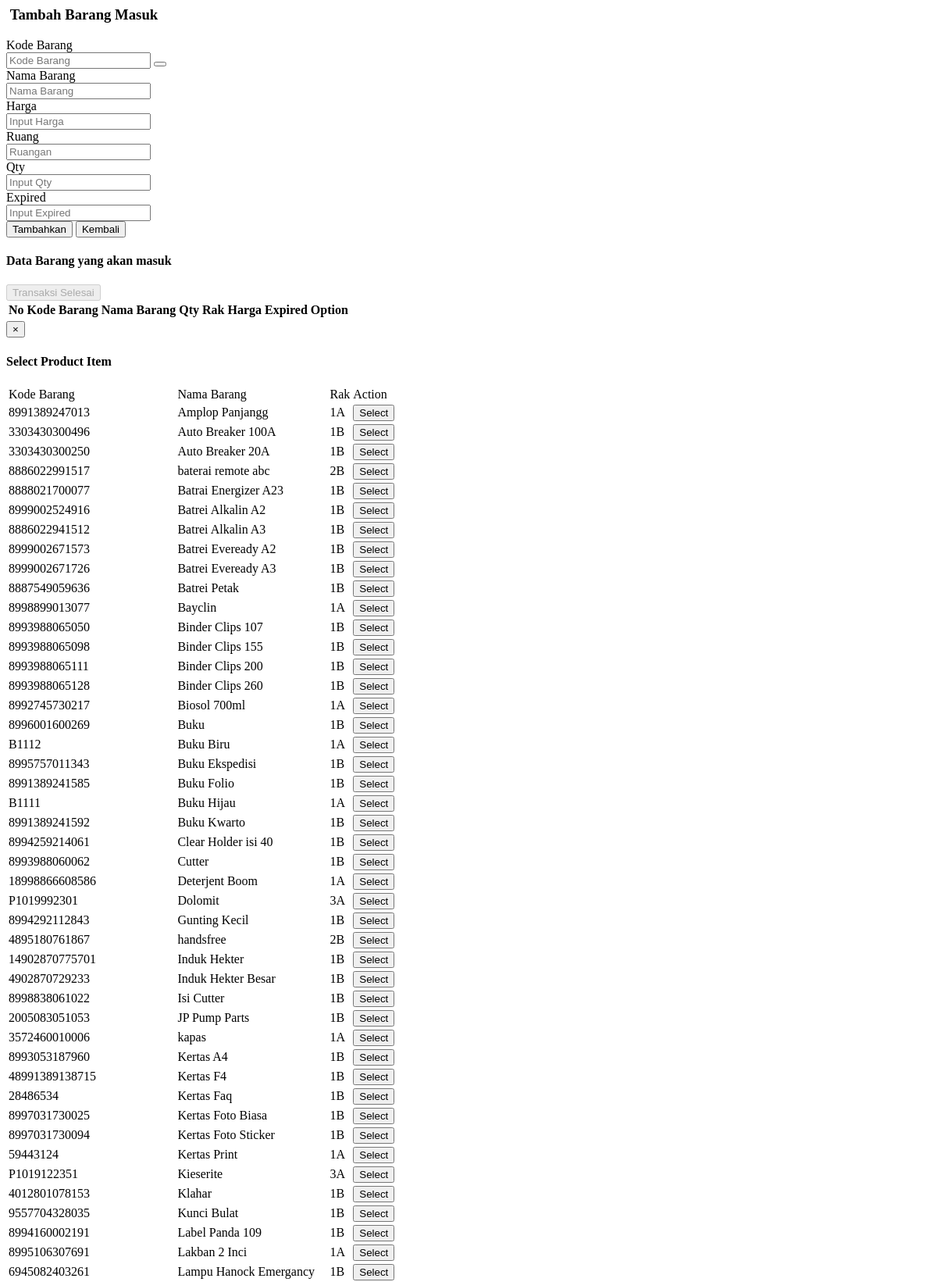
/admin/page/barang_masuk_tambah.php (upper part), run on the app's committed database.
### tables this page shows
CREATE TABLE `barang` (
  `kobar` varchar(50) NOT NULL,
  `nama_barang` varchar(100) NOT NULL,
  `jenis` varchar(30) NOT NULL,
  `rak` varchar(20) NOT NULL
);

### admin/page/barang_masuk_tambah.php (the view, shortened to what this page needs)
<?php
include("../conn.php");
?>
<link rel="stylesheet" href="css/bootstrap-datepicker.min.css">
<h3><i class="fa fa-angle-right"></i>&nbsp;Tambah Barang Masuk</h3>
<div class="row mt">
  <div class="col-lg-12">
    <div class="form-panel">
      <form class="form-horizontal style-form" id="form_tambah_barang_masuk">
        <div class="form-group">
          <label class="col-sm-2 control-label">Kode Barang</label>
          <div class="col-sm-4">
            <input type="text" class="form-control" name="kobar" id="kobar" placeholder="Kode Barang">
            <span class="input-group-btn">
              <button type="button" class="btn btn-info btn-flat" data-toggle="modal" data-target="#modal-item">
              </button>
            </span>
          </div>
          <label class="col-sm-2 control-label">Nama Barang</label>
          <div class="col-sm-4">
            <input type="text" class="form-control" name="nabar" id="nabar" placeholder="Nama Barang">
          </div>
        </div>
        <div class="form-group">
          <label class="col-sm-2 control-label">Harga</label>
          <div class="col-sm-4">
            <input type="text" class="form-control" name="harga" id="harga" placeholder="Input Harga" oninput="this.value = this.value.replace(/[^0-9]/g, '')" autocomplete="off">
          </div>
          <label class="col-sm-2 control-label">Ruang</label>
          <div class="col-sm-4">
            <input type="text" class="form-control" name="rak" id="rak" placeholder="Ruangan" readonly="">
          </div>
        </div>
        <div class="form-group">
          <label class="col-sm-2 control-label">Qty</label>
          <div class="col-sm-4">
            <input type="text" class="form-control" name="qty" id="qty" placeholder="Input Qty" oninput="this.value = this.value.replace(/[^0-9]/g, '')" autocomplete="off">
          </div>
        </div>
        <div class="form-group">
          <label class="col-sm-2 control-label">Expired</label>
          <div class="col-sm-4">
            <input type='text' class='form-control' name='exp' id='exp' placeholder="Input Expired">
          </div>
        </div>
        <div class="form-group">
          <div class="col-sm-10">
            <button type="button" class="btn btn-primary" onclick="save()">Tambahkan</button>
            <button type="button" class="btn btn-default" onclick="back()">Kembali</button>
          </div>
        </div>
      </form>
      <div id="table_beli">
        <div class="row">
          <div class="col-sm-6">
            <h4 class="mb"><i class="fa fa-angle-right"></i> Data Barang yang akan masuk</h4>
          </div>
          <div class="col-sm-6">
            <button type="button" class="btn btn-success pull-right" disabled>Transaksi Selesai</button>
          </div>
        </div>
        <div class="table-responsive">
          <table class="table table-striped table-advance table-hover">
            <thead>
              <tr>
                <th><i class="fa fa-bullhorn"></i> No</th>
                <th>Kode Barang</th>
                <th>Nama Barang</th>
                <th>Qty</th>
                <th>Rak</th>
                <th>Harga</th>
                <th>Expired</th>
                <th><i class="fa fa-bookmark"></i> Option</th>
              </tr>
            </thead>
          </table>
        </div>
      </div>
    </div>
    <div class="modal fade" id="modal-item">
      <div class="modal-dialog">
        <div class="modal-content">
          <div class="modal-header">
            <button type="button" class="close" data-dismiss="modal" aria-label="Close">
              <span aria-hidden="true">&times;</span>
            </button>
            <h4 class="modal-title">Select Product Item</h4>
          </div>
          <div class="modal-body table-responsive">
            <table class="table table-striped table-advance table-hover" id="table1">
              <thead>
                <tr>
                  <td>Kode Barang</td>
                  <td>Nama Barang</td>
                  <td>Rak</td>
                  <td>Action</td>
                </tr>
              </thead>
              <?php
              $sql = $conn->query("SELECT barang.kobar as kobar, barang.nama_barang as nama_barang,barang.rak as rak FROM barang GROUP BY nama_barang");
              while ($data = $sql->fetch_assoc()) {
              ?>
                <tr>
                  <td><?php echo $data['kobar']; ?></td>
                  <td><?php echo $data['nama_barang']; ?></td>
                  <td><?php echo $data['rak']; ?></td>
                  <td>
                    <button class="btn btn-xs btn-info" id="select" data-kobar="<?php echo $data['kobar']; ?>" data-nabar="<?php echo $data['nama_barang']; ?>" data-rak="<?php echo $data['rak']; ?>">
                      <i class="fa fa-check"></i>Select
                    </button>
                  </td>
                </tr>
              <?php } ?>
            </table>
          </div>
        </div>
      </div>
    </div>
  </div>
</div>

### data on the page
barang: kobar "8991389247013", nama_barang "Amplop Panjangg", rak "1A"
barang: kobar "3303430300496", nama_barang "Auto Breaker 100A", rak "1B"
barang: kobar "3303430300250", nama_barang "Auto Breaker 20A", rak "1B"
barang: kobar "8886022991517", nama_barang "baterai remote abc", rak "2B"
barang: kobar "8888021700077", nama_barang "Batrai Energizer A23", rak "1B"
barang: kobar "8999002524916", nama_barang "Batrei Alkalin A2", rak "1B"
barang: kobar "8886022941512", nama_barang "Batrei Alkalin A3", rak "1B"
barang: kobar "8999002671573", nama_barang "Batrei Eveready A2", rak "1B"
barang: kobar "8999002671726", nama_barang "Batrei Eveready A3", rak "1B"
barang: kobar "8887549059636", nama_barang "Batrei Petak", rak "1B"
barang: kobar "8998899013077", nama_barang "Bayclin", rak "1A"
barang: kobar "8993988065050", nama_barang "Binder Clips 107", rak "1B"
barang: kobar "8993988065098", nama_barang "Binder Clips 155", rak "1B"
barang: kobar "8993988065111", nama_barang "Binder Clips 200", rak "1B"
barang: kobar "8993988065128", nama_barang "Binder Clips 260", rak "1B"
barang: kobar "8992745730217", nama_barang "Biosol 700ml", rak "1A"
barang: kobar "8996001600269", nama_barang "Buku", rak "1B"
barang: kobar "B1112", nama_barang "Buku Biru", rak "1A"
barang: kobar "8995757011343", nama_barang "Buku Ekspedisi", rak "1B"
barang: kobar "8991389241585", nama_barang "Buku Folio", rak "1B"
barang: kobar "B1111", nama_barang "Buku Hijau", rak "1A"
barang: kobar "8991389241592", nama_barang "Buku Kwarto", rak "1B"
barang: kobar "8994259214061", nama_barang "Clear Holder isi 40", rak "1B"
barang: kobar "8993988060062", nama_barang "Cutter", rak "1B"
barang: kobar "18998866608586", nama_barang "Deterjent Boom", rak "1A"
barang: kobar "P1019992301", nama_barang "Dolomit", rak "3A"
barang: kobar "8994292112843", nama_barang "Gunting Kecil", rak "1B"
barang: kobar "4895180761867", nama_barang "handsfree", rak "2B"
barang: kobar "14902870775701", nama_barang "Induk Hekter", rak "1B"
barang: kobar "4902870729233", nama_barang "Induk Hekter Besar", rak "1B"
barang: kobar "8998838061022", nama_barang "Isi Cutter", rak "1B"
barang: kobar "2005083051053", nama_barang "JP Pump Parts", rak "1B"
barang: kobar "3572460010006", nama_barang "kapas", rak "1A"
barang: kobar "8993053187960", nama_barang "Kertas A4", rak "1B"
barang: kobar "48991389138715", nama_barang "Kertas F4", rak "1B"
barang: kobar "28486534", nama_barang "Kertas Faq", rak "1B"
barang: kobar "8997031730025", nama_barang "Kertas Foto Biasa", rak "1B"
barang: kobar "8997031730094", nama_barang "Kertas Foto Sticker", rak "1B"
barang: kobar "59443124", nama_barang "Kertas Print", rak "1A"
barang: kobar "P1019122351", nama_barang "Kieserite", rak "3A"
barang: kobar "4012801078153", nama_barang "Klahar", rak "1B"
barang: kobar "9557704328035", nama_barang "Kunci Bulat", rak "1B"
barang: kobar "8994160002191", nama_barang "Label Panda 109", rak "1B"
barang: kobar "8995106307691", nama_barang "Lakban 2 Inci", rak "1A"
barang: kobar "6945082403261", nama_barang "Lampu Hanock Emergancy", rak "1B"
